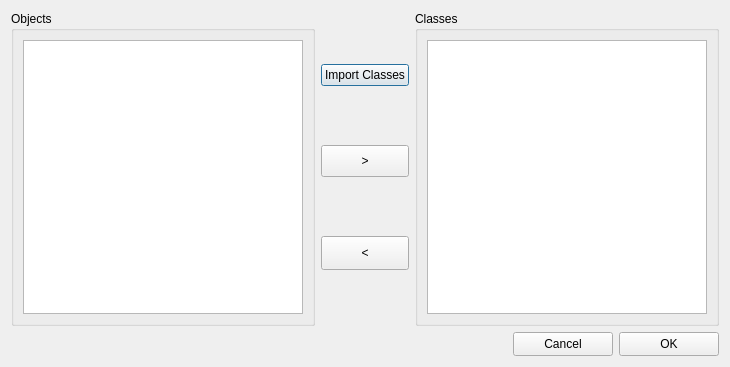
<?xml version="1.0" encoding="UTF-8"?>
<ui version="4.0">
 <class>ClassDialog</class>
 <widget class="QDialog" name="ClassDialog">
  <property name="geometry">
   <rect>
    <x>0</x>
    <y>0</y>
    <width>730</width>
    <height>367</height>
   </rect>
  </property>
  <property name="windowTitle">
   <string>ClassDialog</string>
  </property>
  <layout class="QGridLayout" name="gridLayout_4">
   <item row="0" column="0" colspan="3">
    <layout class="QGridLayout" name="gridLayout_3">
     <item row="0" column="0">
      <widget class="QGroupBox" name="groupBox_2">
       <property name="minimumSize">
        <size>
         <width>189</width>
         <height>261</height>
        </size>
       </property>
       <property name="title">
        <string>Objects</string>
       </property>
       <layout class="QGridLayout" name="gridLayout_5">
        <item row="0" column="0">
         <widget class="QListView" name="listView">
          <property name="sizePolicy">
           <sizepolicy hsizetype="Expanding" vsizetype="Expanding">
            <horstretch>0</horstretch>
            <verstretch>0</verstretch>
           </sizepolicy>
          </property>
          <property name="minimumSize">
           <size>
            <width>0</width>
            <height>0</height>
           </size>
          </property>
          <property name="editTriggers">
           <set>QAbstractItemView::NoEditTriggers</set>
          </property>
          <property name="selectionMode">
           <enum>QAbstractItemView::ExtendedSelection</enum>
          </property>
          <property name="selectionBehavior">
           <enum>QAbstractItemView::SelectRows</enum>
          </property>
         </widget>
        </item>
       </layout>
      </widget>
     </item>
     <item row="0" column="1">
      <layout class="QGridLayout" name="gridLayout">
       <item row="0" column="0">
        <widget class="QPushButton" name="importButton">
         <property name="text">
          <string>Import Classes</string>
         </property>
        </widget>
       </item>
       <item row="1" column="0">
        <widget class="QPushButton" name="addButton">
         <property name="minimumSize">
          <size>
           <width>80</width>
           <height>32</height>
          </size>
         </property>
         <property name="text">
          <string>&gt;</string>
         </property>
        </widget>
       </item>
       <item row="2" column="0">
        <widget class="QPushButton" name="removeButton">
         <property name="minimumSize">
          <size>
           <width>80</width>
           <height>34</height>
          </size>
         </property>
         <property name="text">
          <string>&lt;</string>
         </property>
        </widget>
       </item>
      </layout>
     </item>
     <item row="0" column="2">
      <widget class="QGroupBox" name="modelsGroupBox">
       <property name="title">
        <string>Classes</string>
       </property>
       <layout class="QGridLayout" name="gridLayout_2">
        <item row="0" column="0">
         <widget class="QListView" name="listView_2">
          <property name="minimumSize">
           <size>
            <width>0</width>
            <height>0</height>
           </size>
          </property>
          <property name="editTriggers">
           <set>QAbstractItemView::NoEditTriggers</set>
          </property>
          <property name="alternatingRowColors">
           <bool>true</bool>
          </property>
          <property name="selectionMode">
           <enum>QAbstractItemView::ExtendedSelection</enum>
          </property>
          <property name="selectionBehavior">
           <enum>QAbstractItemView::SelectRows</enum>
          </property>
         </widget>
        </item>
       </layout>
      </widget>
     </item>
    </layout>
   </item>
   <item row="1" column="0">
    <spacer name="horizontalSpacer">
     <property name="sizePolicy">
      <sizepolicy hsizetype="Expanding" vsizetype="Minimum">
       <horstretch>0</horstretch>
       <verstretch>0</verstretch>
      </sizepolicy>
     </property>
     <property name="orientation">
      <enum>Qt::Horizontal</enum>
     </property>
     <property name="sizeType">
      <enum>QSizePolicy::Expanding</enum>
     </property>
     <property name="sizeHint" stdset="0">
      <size>
       <width>412</width>
       <height>20</height>
      </size>
     </property>
    </spacer>
   </item>
   <item row="1" column="1">
    <widget class="QPushButton" name="cancelButton">
     <property name="minimumSize">
      <size>
       <width>100</width>
       <height>24</height>
      </size>
     </property>
     <property name="maximumSize">
      <size>
       <width>100</width>
       <height>24</height>
      </size>
     </property>
     <property name="text">
      <string>Cancel</string>
     </property>
    </widget>
   </item>
   <item row="1" column="2">
    <widget class="QPushButton" name="okButton">
     <property name="minimumSize">
      <size>
       <width>100</width>
       <height>24</height>
      </size>
     </property>
     <property name="maximumSize">
      <size>
       <width>100</width>
       <height>24</height>
      </size>
     </property>
     <property name="text">
      <string>OK</string>
     </property>
    </widget>
   </item>
  </layout>
 </widget>
 <resources/>
 <connections/>
</ui>
